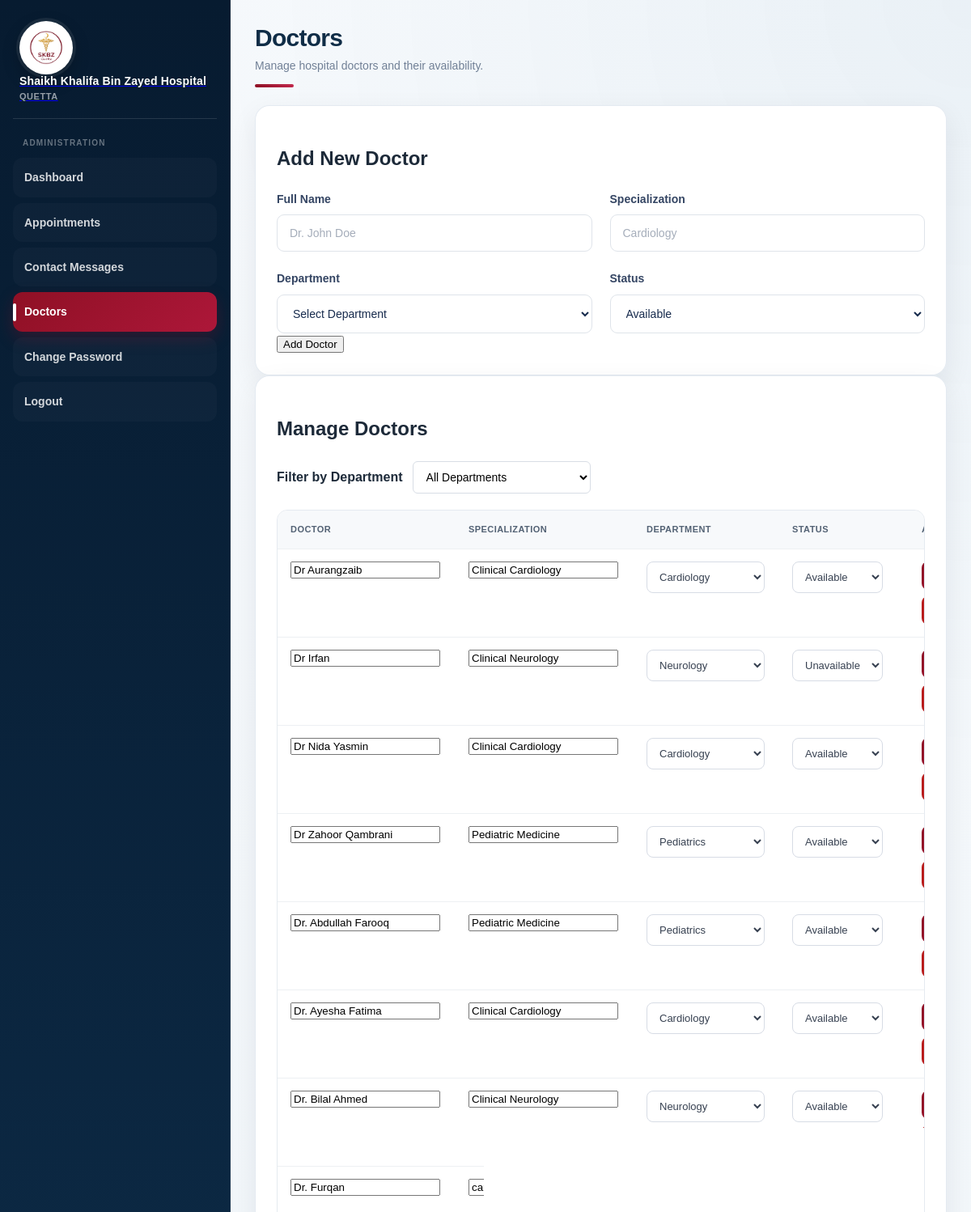
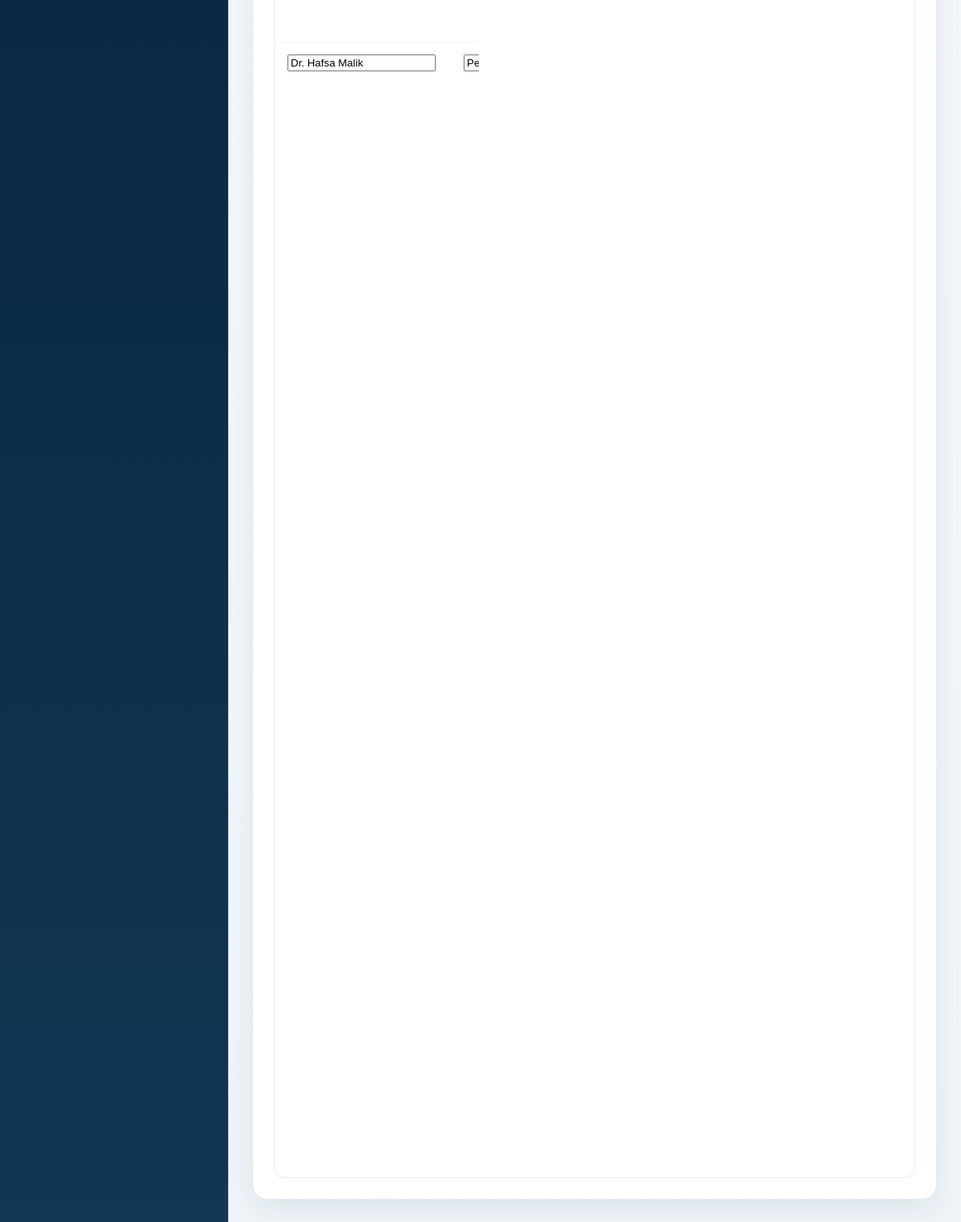
/admin/doctors.php (signed in), run on the app's committed database (2 pictures, top to bottom).
### tables this page shows
CREATE TABLE `doctors` (
  `doctor_id` int(11) NOT NULL,
  `department_id` int(11) NOT NULL,
  `full_name` varchar(120) NOT NULL,
  `specialization` varchar(150) NOT NULL,
  `qualification` varchar(255) DEFAULT NULL,
  `experience_years` int(11) DEFAULT 0,
  `gender` enum('Male','Female') NOT NULL,
  `phone` varchar(30) DEFAULT NULL,
  `email` varchar(150) DEFAULT NULL,
  `bio` text DEFAULT NULL,
  `image` varchar(255) DEFAULT NULL,
  `available_days` varchar(255) DEFAULT NULL,
  `status` enum('active','inactive') DEFAULT 'active',
  `created_at` timestamp NOT NULL DEFAULT current_timestamp()
);

CREATE TABLE `departments` (
  `department_id` int(11) NOT NULL,
  `department_name` varchar(100) NOT NULL,
  `description` text DEFAULT NULL,
  `created_at` timestamp NOT NULL DEFAULT current_timestamp()
);

### admin/doctors.php (the view, shortened to what this page needs)
<?php
require_once __DIR__ . "/auth.php";
$departmentOptions = $pdo->query("
    SELECT department_id, department_name
    FROM departments
    ORDER BY department_name
")->fetchAll();
$filterDepartment = filter_input(
    INPUT_GET,
    "department_id",
    FILTER_VALIDATE_INT
);
if ($filterDepartment) {
    $stmt = $pdo->prepare("
        SELECT
            d.doctor_id,
            d.full_name,
            d.specialization,
            d.status,
            d.department_id,
            dep.department_name
        FROM doctors d
        LEFT JOIN departments dep
            ON dep.department_id = d.department_id
        WHERE d.department_id = ?
        ORDER BY d.full_name ASC
    ");
    $stmt->execute([$filterDepartment]);
} else {
    $stmt = $pdo->query("
        SELECT
            d.doctor_id,
            d.full_name,
            d.specialization,
            d.status,
            d.department_id,
            dep.department_name
        FROM doctors d
        LEFT JOIN departments dep
            ON dep.department_id = d.department_id
        ORDER BY d.full_name ASC
    ");
}
$doctors = $stmt->fetchAll();
?>
<!DOCTYPE html>
<html lang="en">
<head>
    <link rel="stylesheet" href="../Style.css">
</head>
<body class="admin-page-body">
    <div class="admin-shell">
        <aside class="sidebar">
            <div class="brand">
                <a href="../index.html">
                    <div class="brand-badge">
                        <img src="../images/logo.png" alt="Shaikh Khalifa Bin Zayed Hospital logo">
                    </div>
                    <div class="brand-text">
                        <div class="brand-title">Shaikh Khalifa Bin Zayed Hospital</div>
                        <div class="brand-location">Quetta</div>
                    </div>
                </a>
            </div>
            <nav class="nav">
                <div class="nav-label">
                    Administration
                </div>
                <a href="dashboard.php">
                    Dashboard
                </a>
                <a href="appointments.php">
                    Appointments
                </a>
                <a href="contact-messages.php">Contact Messages</a>
                <a href="doctors.php" class="active">
                    Doctors
                </a>
                <a href="change-password.php">
                    Change Password
                </a>
                <a href="logout.php">
                    Logout
                </a>
            </nav>
        </aside>
        <main class="content">
            <div class="page-header">
                <div class="page-title-area">
                    <h1>
                        Doctors
                    </h1>
                    <p>
                        Manage hospital doctors and their availability.
                    </p>
                    <div class="page-header-line"></div>
                </div>
            </div>
            <div class="card">
                <h2>
                    Add New Doctor
                </h2>
                <form method="POST" action="doctors.php">
                    <div class="form-grid">
                        <div class="form-group">
                            <label>
                                Full Name
                            </label>
                            <input type="text" name="full_name" placeholder="Dr. John Doe" required>
                        </div>
                        <div class="form-group">
                            <label>
                                Specialization
                            </label>
                            <input type="text" name="specialization" placeholder="Cardiology" required>
                        </div>
                        <div class="form-group">
                            <label>
                                Department
                            </label>
                            <select name="department_id" required>
                                <option value="">
                                    Select Department
                                </option>
                            </select>
                        </div>
                        <div class="form-group">
                            <label>
                                Status
                            </label>
                            <select name="status">
                                <option value="active">
                                    Available
                                </option>
                            </select>
                        </div>
                    </div>
                    <button type="submit">
                        Add Doctor
                    </button>
                </form>
            </div>
            <div class="card">
                <h2>
                    Manage Doctors
                </h2>
<form method="GET" action="doctors.php" class="doctor-filter">
    <label for="department-filter">
        Filter by Department
    </label>
    <select
        id="department-filter"
        name="department_id"
        onchange="this.form.submit()"
    >
        <option value="">
            All Departments
        </option>
    </select>
</form>
                <table class="admin-table">
                    <thead>
                        <tr>
                            <th>
                                Doctor
                            </th>
                            <th>
                                Specialization
                            </th>
                            <th>
                                Department
                            </th>
                            <th>
                                Status
                            </th>
                            <th>
                            </th>
                        </tr>
                    </thead>
                    <tbody>
                        <?php if (empty($doctors)): ?>
                            <tr>
                                <td colspan="6">
                                    No doctors found.
                                </td>
                            </tr>
                        <?php else: ?>
                            <?php foreach ($doctors as $doctor): ?>
                                <tr>
                                    <td>
                                        <form method="POST" action="doctors.php">
                                            <input type="text" name="full_name" value="<?php
                                            echo htmlspecialchars(
                                                $doctor["full_name"],
                                                ENT_QUOTES,
                                                "UTF-8"
                                            );
                                            ?>" required>
                                    </td>
                                    <td>
                                        <input type="text" name="specialization" value="<?php
                                        echo htmlspecialchars(
                                            $doctor["specialization"],
                                            ENT_QUOTES,
                                            "UTF-8"
                                        );
                                        ?>" required>
                                    </td>
                                    <td>
                                        <select name="department_id" required>
                                            <?php foreach ($departmentOptions as $department): ?>
                                                <option value="<?php echo (int) $department["department_id"]; ?>" <?php
                                                    echo
                                                        (int) $department["department_id"]
                                                        ===
                                                        (int) $doctor["department_id"]
                                                        ? "selected"
                                                        : "";
                                                    ?>>
                                                    <?php
                                                    echo htmlspecialchars(
                                                        $department["department_name"],
                                                        ENT_QUOTES,
                                                        "UTF-8"
                                                    );
                                                    ?>
                                                </option>
                                            <?php endforeach; ?>
                                        </select>
                                    </td>
                                    <td>
                                        <select name="status">
                                            <option value="active" <?php
                                            echo $doctor["status"] === "active"
                                                ? "selected"
                                                : "";
                                            ?>>
                                                Available
                                            </option>
                                            <option value="inactive" <?php
                                            echo $doctor["status"] === "inactive"
                                                ? "selected"
                                                : "";
                                            ?>>
                                                Unavailable
                                            </option>
                                        </select>
                                    </td>
                                    <td>
                                        <div class="admin-action-stack">
                                            <button type="submit">
                                            </button>
                                            <form method="POST" action="doctors.php"
                                                onsubmit="return confirm('Delete this doctor?');">
                                                <button type="submit" class="danger-btn">
                                                </button>
                                            </form>
                                        </div>
                                    </td>
                                </tr>
                            <?php endforeach; ?>
                        <?php endif; ?>
                    </tbody>
                </table>
            </div>
        </main>
    </div>
</body>
</html>

### data on the page
doctors: full_name "Dr Aurangzaib", specialization "Clinical Cardiology", department_id "Cardiology", status "Available"
doctors: full_name "Dr Irfan", specialization "Clinical Neurology", department_id "Neurology", status "Unavailable"
doctors: full_name "Dr Nida Yasmin", specialization "Clinical Cardiology", department_id "Cardiology", status "Available"
doctors: full_name "Dr Zahoor Qambrani", specialization "Pediatric Medicine", department_id "Pediatrics", status "Available"
doctors: full_name "Dr. Abdullah Farooq", specialization "Pediatric Medicine", department_id "Pediatrics", status "Available"
doctors: full_name "Dr. Ayesha Fatima", specialization "Clinical Cardiology", department_id "Cardiology", status "Available"
doctors: full_name "Dr. Bilal Ahmed", specialization "Clinical Neurology", department_id "Neurology", status "Available"
doctors: full_name "Dr. Furqan", specialization "cardivascular surgeon", department_id "Cardiology", status "Available"
doctors: full_name "Dr. Hafsa Malik", specialization "Pediatric Infectious Diseases", department_id "Pediatrics", status "Available"
doctors: full_name "Dr. Hassan Raza", specialization "Stroke & Vascular Neurology", department_id "Neurology", status "Available"
doctors: full_name "Dr. Ibrahim Qureshi", specialization "General Medicine", department_id "General Medicine", status "Available"
doctors: full_name "Dr. John Doe", specialization "Cardio Surgeon", department_id "Cardiology", status "Available"
doctors: full_name "Dr. Khalid Mahmood", specialization "Orthopedic Surgery", department_id "Orthopedics", status "Available"
doctors: full_name "Dr. Maryam Noor", specialization "Neurophysiology", department_id "Neurology", status "Available"
doctors: full_name "Dr. Muhammad Hamza Khan", specialization "Interventional Cardiology", department_id "Cardiology", status "Available"
doctors: full_name "Dr. Noor Fatima", specialization "Sports Medicine", department_id "Orthopedics", status "Available"
doctors: full_name "Dr. Omar Abdullah", specialization "Internal Medicine", department_id "General Medicine", status "Available"
doctors: full_name "Dr. Saad Hussain", specialization "Joint Replacement Surgery", department_id "Orthopedics", status "Available"
doctors: full_name "Dr. Sara Mahmood", specialization "Internal Medicine", department_id "General Medicine", status "Available"
doctors: full_name "Dr. Usman Ahmed Siddiqui", specialization "Cardiac Electrophysiology", department_id "Cardiology", status "Available"
doctors: full_name "Dr. Zainab Ahmed", specialization "General Pediatrics", department_id "Pediatrics", status "Available"
